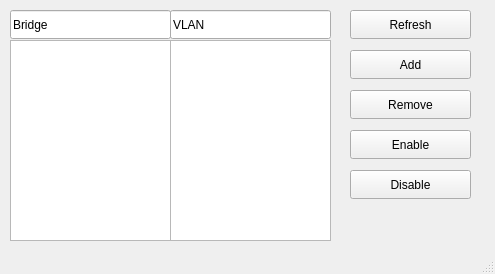
<?xml version="1.0" encoding="UTF-8"?>
<ui version="4.0">
 <class>MainWindow</class>
 <widget class="QMainWindow" name="MainWindow">
  <property name="geometry">
   <rect>
    <x>0</x>
    <y>0</y>
    <width>495</width>
    <height>274</height>
   </rect>
  </property>
  <property name="windowTitle">
   <string>VLAN list</string>
  </property>
  <widget class="QWidget" name="centralwidget">
   <widget class="QListWidget" name="bridgeField">
    <property name="geometry">
     <rect>
      <x>10</x>
      <y>40</y>
      <width>161</width>
      <height>201</height>
     </rect>
    </property>
   </widget>
   <widget class="QLineEdit" name="package_2">
    <property name="geometry">
     <rect>
      <x>10</x>
      <y>10</y>
      <width>161</width>
      <height>29</height>
     </rect>
    </property>
    <property name="text">
     <string>Bridge</string>
    </property>
   </widget>
   <widget class="QPushButton" name="refreshButton">
    <property name="geometry">
     <rect>
      <x>350</x>
      <y>10</y>
      <width>121</width>
      <height>29</height>
     </rect>
    </property>
    <property name="text">
     <string>Refresh</string>
    </property>
   </widget>
   <widget class="QLineEdit" name="version">
    <property name="geometry">
     <rect>
      <x>170</x>
      <y>10</y>
      <width>161</width>
      <height>29</height>
     </rect>
    </property>
    <property name="text">
     <string>VLAN</string>
    </property>
   </widget>
   <widget class="QListWidget" name="vlanField">
    <property name="geometry">
     <rect>
      <x>170</x>
      <y>40</y>
      <width>161</width>
      <height>201</height>
     </rect>
    </property>
   </widget>
   <widget class="QPushButton" name="addButton">
    <property name="geometry">
     <rect>
      <x>350</x>
      <y>50</y>
      <width>121</width>
      <height>29</height>
     </rect>
    </property>
    <property name="text">
     <string>Add</string>
    </property>
   </widget>
   <widget class="QPushButton" name="removeButton">
    <property name="geometry">
     <rect>
      <x>350</x>
      <y>90</y>
      <width>121</width>
      <height>29</height>
     </rect>
    </property>
    <property name="text">
     <string>Remove</string>
    </property>
   </widget>
   <widget class="QPushButton" name="enableButton">
    <property name="geometry">
     <rect>
      <x>350</x>
      <y>130</y>
      <width>121</width>
      <height>29</height>
     </rect>
    </property>
    <property name="text">
     <string>Enable</string>
    </property>
   </widget>
   <widget class="QPushButton" name="disableButton">
    <property name="geometry">
     <rect>
      <x>350</x>
      <y>170</y>
      <width>121</width>
      <height>29</height>
     </rect>
    </property>
    <property name="text">
     <string>Disable</string>
    </property>
   </widget>
  </widget>
  <widget class="QStatusBar" name="statusbar"/>
 </widget>
 <resources/>
 <connections/>
</ui>
